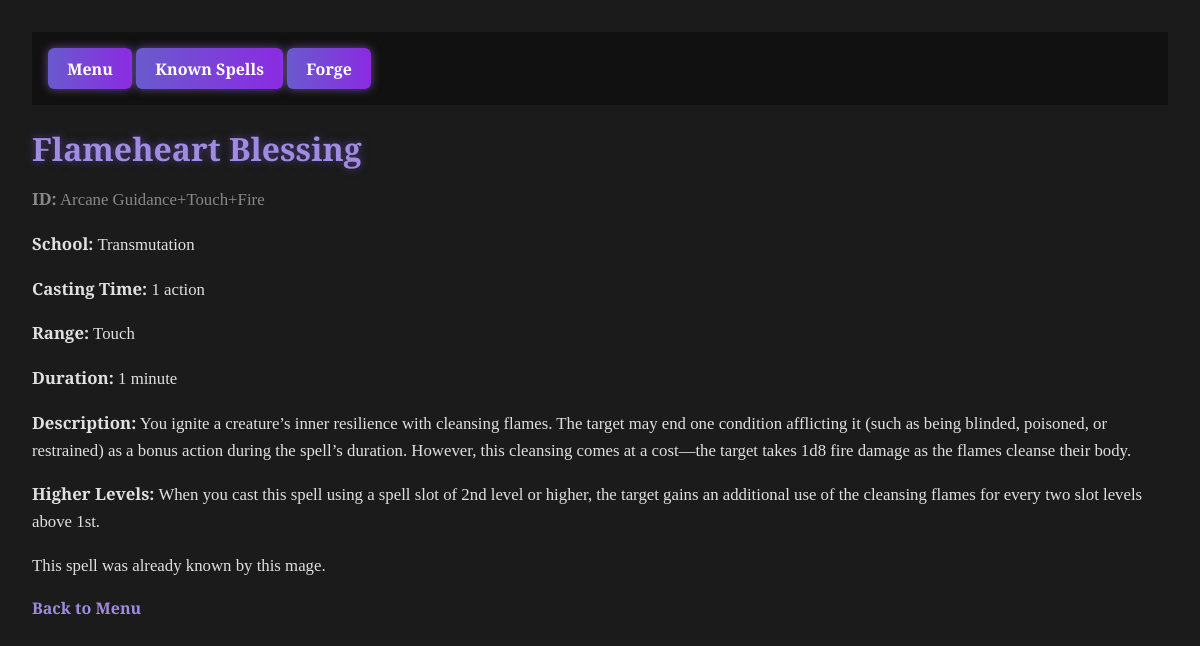
The app's page /spell/Arcane Guidance+Touch+Fire with its own data.
### tables this page shows
CREATE TABLE spell (
	id VARCHAR NOT NULL, 
	name VARCHAR NOT NULL, 
	school VARCHAR, 
	casting_time VARCHAR, 
	spell_range VARCHAR, 
	duration VARCHAR, 
	description TEXT, 
	higher_levels TEXT, 
	PRIMARY KEY (id)
);

### app.py (the view)
@app.route("/spell/<spell_id>")
def spell_detail(spell_id):
    conn = get_db_connection()
    spell = conn.execute("SELECT * FROM spell WHERE id = ?", (spell_id,)).fetchone()
    conn.close()
    if spell:
        return render_template("spell_result.html", spell=spell, known=True, mage_id="Nendo")  # Mage ID optional here
    else:
        return "Spell not found", 404

### app.py (called while the page is built)
def get_db_connection():
    import os
    DB_PATH = os.getenv("SPELLFORGE_DB", "spells.db")
    conn = sqlite3.connect(DB_PATH)
    conn.row_factory = sqlite3.Row
    return conn

### templates/spell_result.html (shortened to what this page needs)
<!DOCTYPE html>
<html>
<head>
    <link rel="stylesheet" href="{{ url_for('static', filename='style.css') }}">
</head>
<body>
    {% include 'navbar.html' %}
    <h1>{{ spell['name'] }}</h1>
    <p style="color: #888;"><strong>ID:</strong> {{ spell['id'] }}</p>
    <p><strong>School:</strong> {{ spell['school'] }}</p>
    <p><strong>Casting Time:</strong> {{ spell['casting_time'] }}</p>
    <p><strong>Range:</strong> {{ spell['spell_range'] }}</p>
    <p><strong>Duration:</strong> {{ spell['duration'] }}</p>
    <p><strong>Description:</strong> {{ spell['description'] }}</p>
    <p><strong>Higher Levels:</strong> {{ spell['higher_levels'] }}</p>
    {% if known %}
        <p>This spell was already known by this mage.</p>
    {% else %}
        <p>This spell has been newly added to the mage's spellbook.</p>
    {% endif %}
    <a href="{{ url_for('menu', mage_id=mage_id) }}">Back to Menu</a>
</body>
</html>

### static/style.css (style rules this page uses)
body { font-family: 'Cinzel', serif; background-color: #1b1b1b; background-image: url("https://www.transparenttextures.com/patterns/dark-denim.png"); color: #ccc; margin: 0; padding: 2rem; }
h1, h2 { color: #9f8be0; text-shadow: 0 0 8px #4e3d82; margin-bottom: 1rem; }
p { font-size: 1.05rem; line-height: 1.6; color: #e0e0e0; }
a { color: #9f8be0; text-decoration: none; font-weight: bold; }

### records on screen
spell: name "Flameheart Blessing", id "Arcane Guidance+Touch+Fire", school "Transmutation", casting_time "1 action", spell_range "Touch", duration "1 minute", description "You ignite a creature’s inner resilience with cleansing flames. The target may end one condition afflicting it (such as being blinded, poisoned, or restrained) as a bonus action during the spell’s duration. However, this cleansing comes at a cost—the target takes 1d8 fire damage as the flames cleanse their body.", higher_levels "When you cast this spell using a spell slot of 2nd level or higher, the target gains an additional use of the cleansing flames for every two slot levels above 1st."
